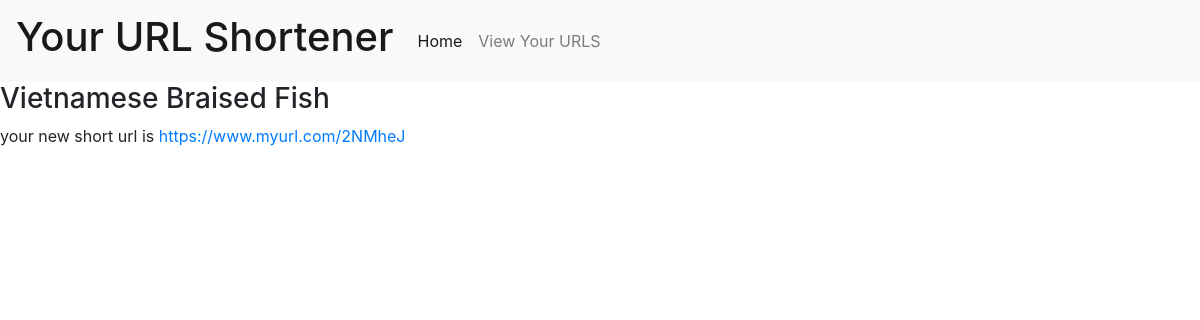
The page /newurl on the database as committed earlier.
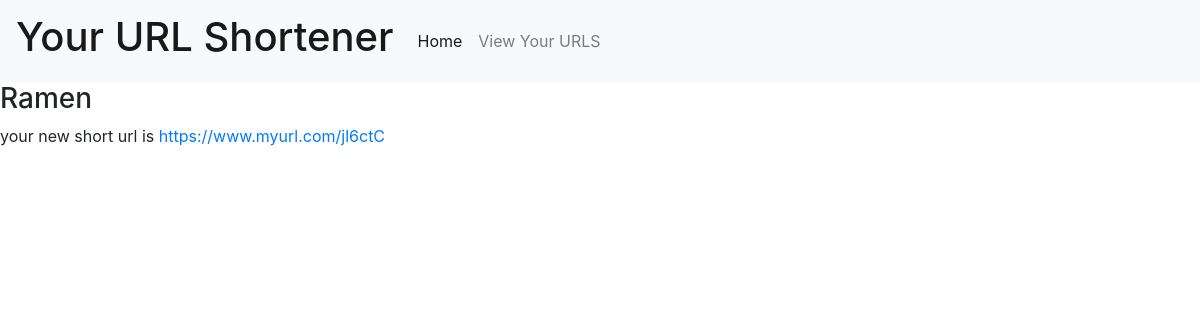
The same page on the database as committed later.
### URL_app/models.py (models this page shows, shortened)
class UrlForm(models.Model):
    site_name = models.CharField(max_length = 200, blank=True)
    code = models.CharField(max_length = 10, blank=True)
    url_link = models.CharField(max_length = 500, blank=False)

### URL_app/views.py (the view)
# urls.py: path('newurl', views.new_url, name="new_url"),
def new_url(request):
    last = UrlForm.objects.last()
    context = {
        'short':last,
    }
    return render(request, "new_url.html", context=context)

### templates/new_url.html
{% extends 'base.html' %}
{% block content %}
<h3>{{short.site_name}}</h3>
your new short url is <a href= "{{ short.url_link }}"> https://www.myurl.com/{{ short.code }} </a>
{% endblock %}

Rows that differ between the two databases and show on the page:
no longer on this page (row unchanged): UrlForm: site_name "Vietnamese Braised Fish", code "2NMheJ"
added UrlForm: site_name "Ramen", code "jl6ctC"
